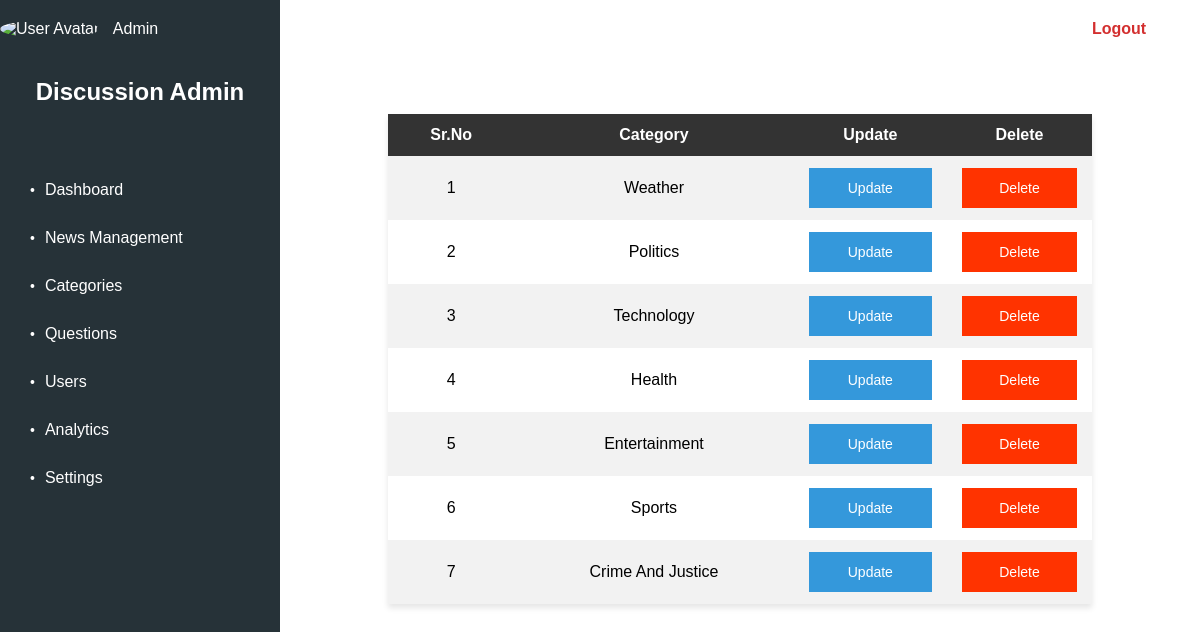
/admin/model/manage_categories.php, run on the app's committed database.
### tables this page shows
CREATE TABLE `news_category` (
  `id` int(11) NOT NULL,
  `category` varchar(100) NOT NULL
);

### admin/model/manage_categories.php (the view, shortened to what this page needs)
<!DOCTYPE html>
<html>
<head>
    <link rel="stylesheet" type="text/css" href="../view/admin.css"/>
    <link rel="stylesheet" type="text/css" href="../view/manage_news.css"/>
</head>
<body>
    <div class="admin-container">
        <nav class="sidebar">
            <div class="user-info">
                    <img src="avatar.jpg" alt="User Avatar">
                    <span>Admin</span>
                </div>
            <div class="sidebar-header">
                <h2>Discussion Admin</h2>
            </div>
            <ul class="menu">
                <li class="menu-item">
                    <a href="../admin.php">Dashboard</a>
                </li>
                <li class="menu-item has-submenu">
                    <a href="#">News Management</a>
                </li>
                <li class="menu-item has-submenu">
                    <a href="#">Categories</a>
                </li>
                 <li class="menu-item has-submenu">
                    <a href="contact_us.php">Questions</a>
                </li>
                <li class="menu-item">
                    <a href="authors.php">Users</a>
                </li>
                <li class="menu-item">
                    <a href="#">Analytics</a>
                </li>
                <li class="menu-item">
                    <a href="#">Settings</a>
                </li>
            </ul>
        </nav>
        <main class="content">
            <header class="header">
                <a href="../controller/logout.php" class="logout">Logout</a>
            </header>
            <div class="main-content">
    <?php
    $l = "localhost";
    $r = "root";
    $p = "";
    $d = "discussion";
    $m = mysqli_connect($l, $r, $p, $d);
    $q = "select * from news_category";
    $n = mysqli_query($m, $q);
    echo "<table id='table'>";
    echo "<tr>";
    echo "<th>" . "Sr.No" . "</th>";
    echo "<th>" . "Category" . "</th>";
    echo "<th>" . "Update" . "</th>";
    echo "<th>" . "Delete" . "</th>";
    echo "</tr>";
    $r = 1;
    while ($o = mysqli_fetch_array($n)) {
        $id = $o['id'];
        echo "<tr>";
        echo "<td>" . $r . "</td>";
        echo "<td>" . $o['category'] . "</td>";
        echo "<td>" . "<a href='update_category.php?id=$id'><input type='submit' class='update' value='Update'/></a>" . "</td>";
        echo "<td>" . "<a href='../controller/delete_category.php?id=$id'><input type='submit' class='delete' value='Delete'/></a>" . "</td>";
        echo "</tr>";
        $r++;
    }
    echo "</table>";
    ?>
<br><br>
            </div>
        </main>
    </div>
</body>
</html>

### admin/view/admin.css (style rules this page uses)
body { margin: 0; padding: 0; font-family: Arial, sans-serif; background-color: #f7f7f7; }
.admin-container { display: flex; height: 100vh; }
.sidebar { width: 280px; background-color: #37474f; color: #fff; padding-top: 20px; }
.sidebar-header { padding: 20px; text-align: center; }
.menu { list-style: none; padding: 0; margin-top: 20px; }
.menu-item { padding: 15px 25px; transition: background-color 0.3s; display: flex; align-items: center; }
.menu-item a { color: #fff; text-decoration: none; font-size: 16px; display: block; flex: 1; }
.content { flex: 1; padding: 20px; background-color: #fff; }
.header { display: flex; justify-content: space-between; align-items: center; margin-bottom: 20px; }
.user-info img { width: 40px; height: 40px; border-radius: 50%; margin-right: 10px; }
.logout { margin-left: 90%; color: #d32f2f; text-decoration: none; font-weight: bold; font-size: 16px; transition: color 0.3s; }
.menu-item { padding: 15px 25px; transition: background-color 0.3s; display: flex; align-items: center; position: relative; }
.menu-item:before { content: "\2022"; font-size: 14px; margin-right: 10px; }
.sidebar { width: 280px; background-color: #263238; color: #fff; padding-top: 20px; }
.sidebar-header { padding: 20px; text-align: center; color: #fff; }
.menu-item { padding: 15px 25px; transition: background-color 0.3s; display: flex; align-items: center; position: relative; border-left: 5px solid transparent; }

### admin/view/manage_news.css (style rules this page uses)
body { font-family: Arial, sans-serif; background-color: #f5f5f5; margin: 0; padding: 0; }
#table { border-collapse: collapse; margin: auto; margin-top: 20px; background-color: white; box-shadow: 0 4px 6px rgba(0, 0, 0, 0.1); width: 80%; }
th, td { padding: 12px 15px; text-align: center; }
th { background-color: #333; color: white; }
tr:nth-child(even) { background-color: #f2f2f2; }
a { text-decoration: none; }
.update { width: 100%; height: 40px; background-color: #3498db; color: white; cursor: pointer; font-size: 14px; border: none; transition: background-color 0.3s; }
.delete { width: 100%; height: 40px; background-color: #ff3300;; color: white; cursor: pointer; font-size: 14px; border: none; transition: background-color 0.3s; }

### data on the page
news_category: category "Weather"
news_category: category "Politics"
news_category: category "Technology"
news_category: category "Health"
news_category: category "Entertainment"
news_category: category "Sports"
news_category: category "Crime And Justice"
